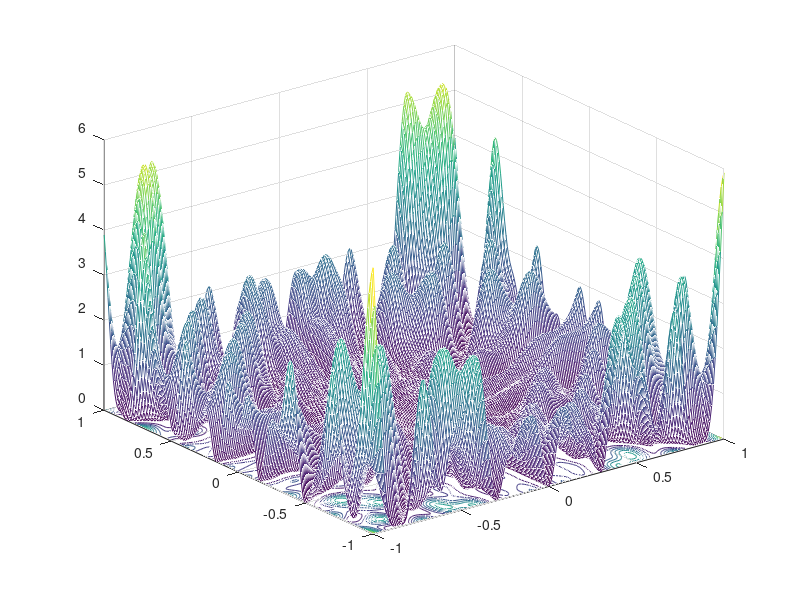
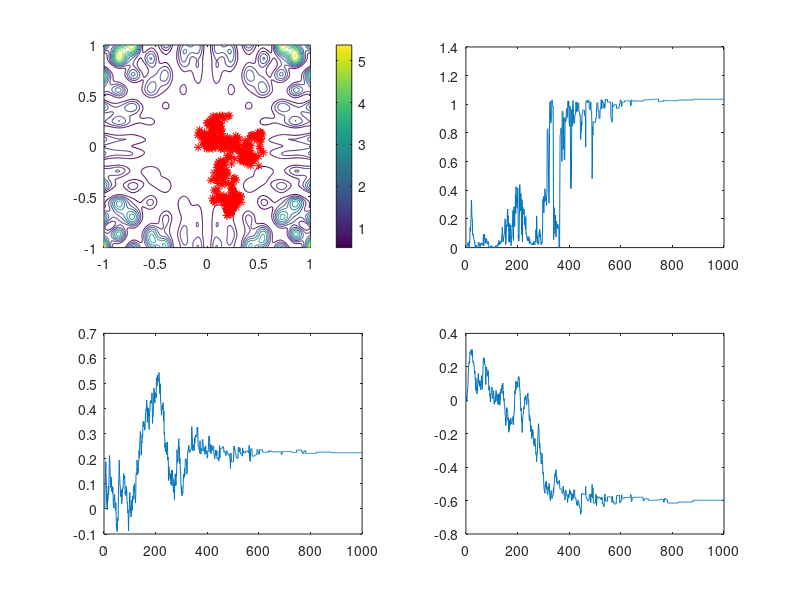

The MATLAB script that drew these images, in order:
%answer for homework 9
%problem 2

clear all;
close all;

f = inline('(x.*sin(20*y)+y.*sin(20*x)).^2.*cosh(sin(10*x).*x) + (x.*cos(10*y)-y.*sin(10*x)).^2.*cosh(cos(20*y).*y)','x','y');

[X Y] = meshgrid(-1:0.01:1);

figure(1);
Z = f(X,Y);

% mesh plot
meshc(X,Y,Z);

%for (b)
T(1) = 10;
sigma = [0.001 0; 0 0.001];

%initial point
theta(1,:)=[0 0];

for i=2:1000;
    
    %simulate chi
    z = mvnrnd(theta(i-1,:),sigma);
    
    temp = z;
    
    T(i) = T(i-1)*0.99;
    
    temp_p = f(temp(1),temp(2))-f(theta(i-1,1),theta(i-1,2));
    
    temp_tho = exp(temp_p/T(i));
    tho = min(1,temp_tho);
    
    r = rand;
    
    if(r>tho) theta(i,:) = theta(i-1,:);
    else theta(i,:) = temp;
    end;
    
end;

figure(2);
subplot(2,2,1)
contour(X,Y,Z); hold on;
colorbar;
for i=1:1000
    plot(theta(i,1),theta(i,2),'*r');
    hold on;
end;

%plot the function
subplot(2,2,2)
plot(1:1000,f(theta(:,1),theta(:,2)));


subplot(2,2,3)
plot(1:1000,theta(:,1));

subplot(2,2,4)
plot(1:1000,theta(:,2))

